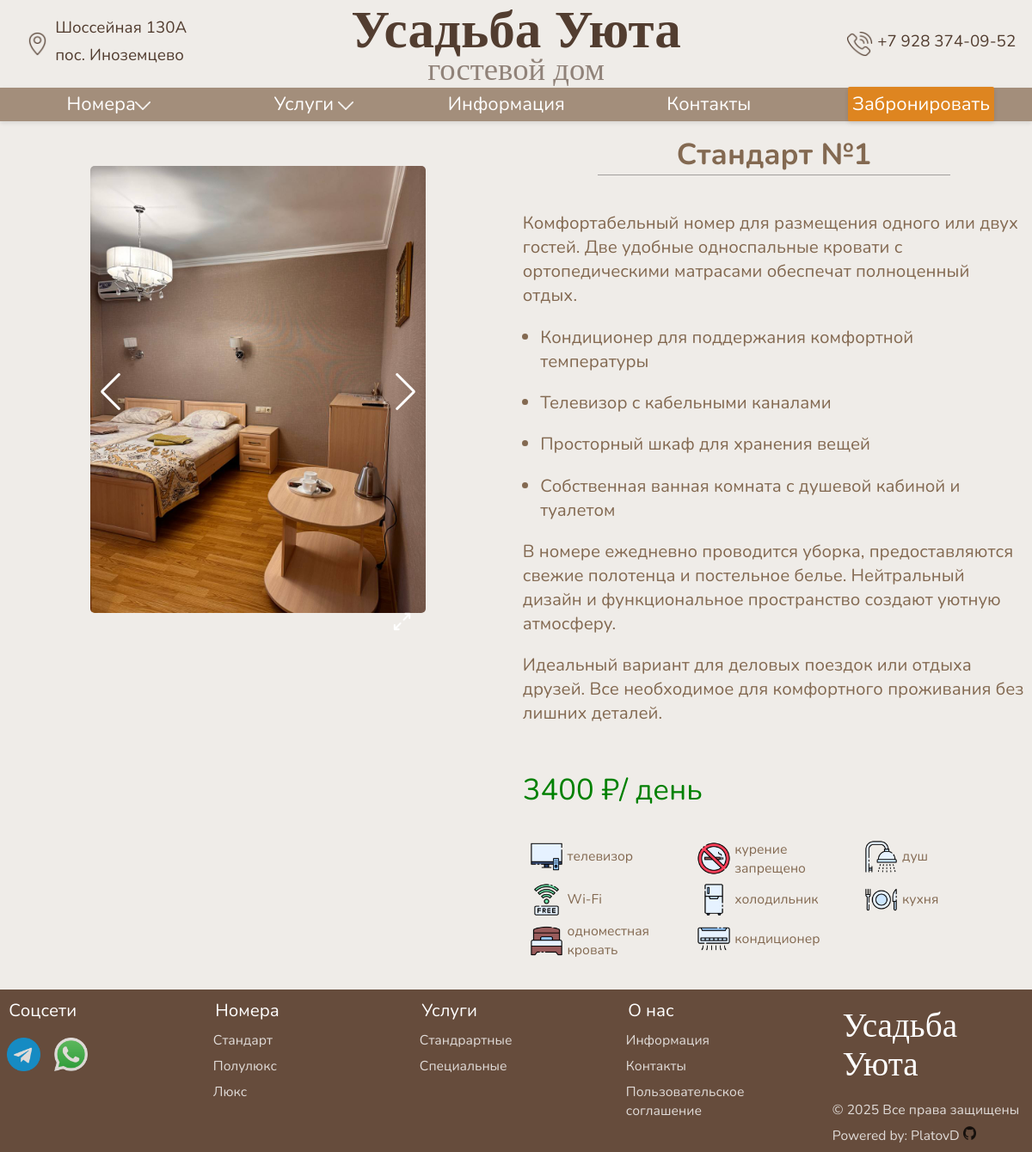
The app's page /rooms/standard/1/ with its own data.
### main/models.py (models this page shows, shortened)
class RoomImage(models.Model):
    room = models.ForeignKey(Room, on_delete=models.CASCADE, related_name="images")
    image = models.ImageField("Изображение", upload_to=room_img_path)
    class Meta:
        verbose_name = "Фото-хранилище номера"
        verbose_name_plural = "Фото-хранилище номера"

class Room(models.Model):
    id = models.IntegerField(primary_key=True, verbose_name="Номер комнаты")
    name = models.CharField(max_length=100, verbose_name="Заголовок")
    description = models.TextField(verbose_name="Описание")
    price = models.IntegerField(verbose_name="Цена")
    category = models.ForeignKey(RoomCategory, on_delete=models.DO_NOTHING, related_name="rooms",
                                 verbose_name="Категория")
    preview = models.ImageField("Превью", upload_to="room_previews/")
    objects = models.Manager()
    class Meta:
        verbose_name = "Номер"
        verbose_name_plural = "Номера"

class RoomConvenience(models.Model):
    name = models.CharField(max_length=30, verbose_name="Название удобства")
    image = models.ImageField("Иконка удобства", upload_to=room_convenience_img_path)
    rooms = models.ManyToManyField(Room, related_name="convenience")
    price = models.PositiveIntegerField(blank=True, default=0)
    class Meta:
        verbose_name = "Удобства"
        verbose_name_plural = verbose_name

### main/views.py (the view)
# urls.py: path('rooms/<room_type:room_type>/<int:number>/', RoomsDetailView.as_view(), name='rooms_detail'),
class RoomsDetailView(DetailView):
    template_name = 'main/rooms-detail.html'
    model = Room
    context_object_name = 'room'
    pk_url_kwarg = 'number'
    def get_queryset(self):
        queryset = super().get_queryset().prefetch_related('images', 'convenience')
        return queryset
    def get_object(self, queryset=None):
        return super().get_object(queryset)

### main/converters.py (called while the page is built)
    def to_python(self, value):
        return value

    def to_url(self, value):
        return value

    def to_url(self, value):
        return value

### main/templates/main/rooms-detail.html (shortened to what this page needs)
{% extends 'base.html' %}
{% load static %}
{% block style %}
<link rel="stylesheet" href="https://cdn.jsdelivr.net/npm/swiper@11/swiper-bundle.min.css" />
<link rel="stylesheet" href="{% static 'main/css/home.css' %}">
<link rel="stylesheet" href="{% static 'main/css/room-detail.css' %}">
{% endblock %}
{% block content %}
<div class="content-wrapper">
    <div class="roominfo-grid">
        <div class="swiper swiperRoomInfo">
            <div class="swiper-wrapper">
                {% for image in room.images.all %}
                <div class="swiper-slide">
                    <div class="swiper-zoom-container">
                        <a class="fslightbox-swiper" href="{{ image.image.url }}" data-fslightbox="room-gallery"
                            data-type="image">
                            <img src="{{ image.image.url }}" />
                        </a>
                    </div>
                </div>
                {% endfor %}
            </div>
            <div class="swiper-button-next"></div>
            <div class="swiper-button-prev"></div>
            <div class="swipper-fullscreen"><img src="{% static 'main/img/full-screen.png' %}" alt=""></div>
        </div>
        <div class="roominfo-maininfo">
            <h3>{{ room.name }}</h3>
            <div class="dull-line"></div>
            <p>{{ room.description|safe }}</p>
            <div class="roominfo-price">
                <span>{{ room.price }} ₽/ день</span>
            </div>
            <div class="roominfo-convenience-grid">
                {% for convenience in room.convenience.all %}
                <div class="roominfo-convenience-el">
                    <div class="flex-row">
                        <img src="{{ convenience.image.url }}" alt="">
                        <div>{{ convenience.name }}</div>
                    </div>
                </div>
                {% endfor %}
            </div>
        </div>
    </div>
</div>
{% endblock %}

### static/css/base.css (style rules this page uses)
:root { --main-color: #a38e7b; --text-second-color: #836951; --third-color: #523d30; --body-color: #efece8; --dropdowns-color: #ebdac3; }
* { padding: 0; margin: 0; font-size: 1em; }
body { background-color: var(--body-color); font-family: 'Nunito', sans-serif; color: #fff; }
a { text-decoration: none; cursor: pointer; color: #fff; -webkit-tap-highlight-color: transparent; outline: none; color: inherit; }
.flex-row { display: flex; align-items: center; flex-direction: row; text-align: start; }
.flex-row img { width: 1.6em; margin-inline: 0.3em; }
@media (max-width: 1200px) { body { font-size: 0.98em; } }

### main/static/main/css/home.css (style rules this page uses)
.content-wrapper { color: var(--main-color); }
.content-wrapper img { width: 100%; }
.content-wrapper { margin-top: 1em; }

### main/static/main/css/room-detail.css (style rules this page uses)
.swiper-slide { overflow: hidden; }

### records on screen
RoomImage: image (picture)
Room: name "Стандарт №1", description "Комфортабельный номер для размещения одного или двух гостей. Две удобные односпальные кровати с ортопедическими матрасами обеспечат полноценный отдых. Кондиционер для поддержания комфортной температуры Телевизор с кабельными каналами Просторный шкаф для хранения вещей Собственная ванная комната с душевой кабиной и туалетом В номере ежедневно проводится уборка, предоставляются свежие полотенца и постельное белье. Нейтральный дизайн и функциональное пространство создают уютную атмосферу. Идеальный вариант для деловых поездок или отдыха друзей. Все необходимое для комфортного проживания без лишних деталей.", price "3400"
RoomConvenience: image (picture), name "телевизор"
RoomConvenience: image (picture), name "курение запрещено"
RoomConvenience: image (picture), name "душ"
RoomConvenience: image (picture), name "Wi-Fi"
RoomConvenience: image (picture), name "холодильник"
RoomConvenience: image (picture), name "кухня"
RoomConvenience: image (picture), name "одноместная кровать"
RoomConvenience: image (picture), name "кондиционер"
